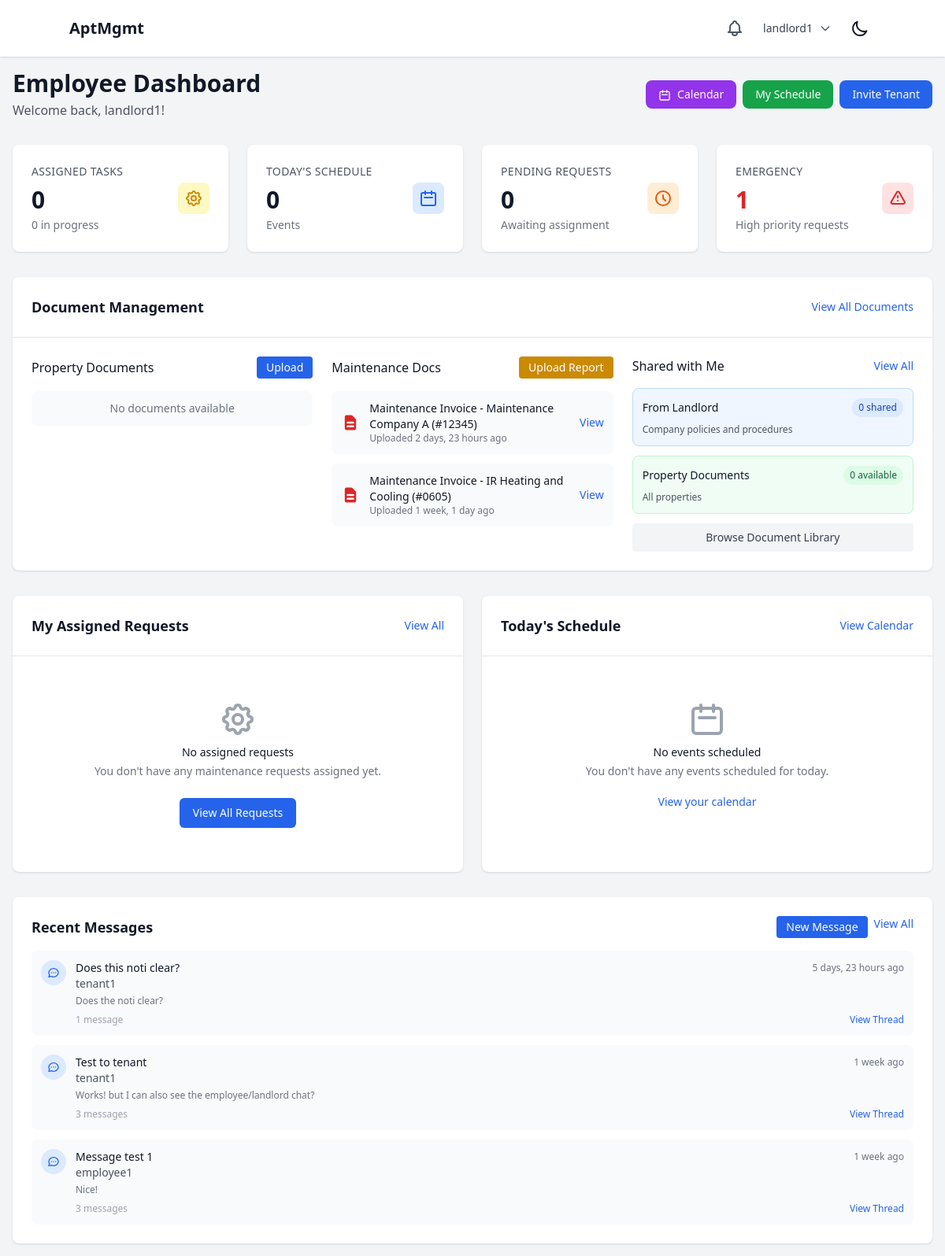
Before: /dashboard/employee/ (signed in) with the older database file.
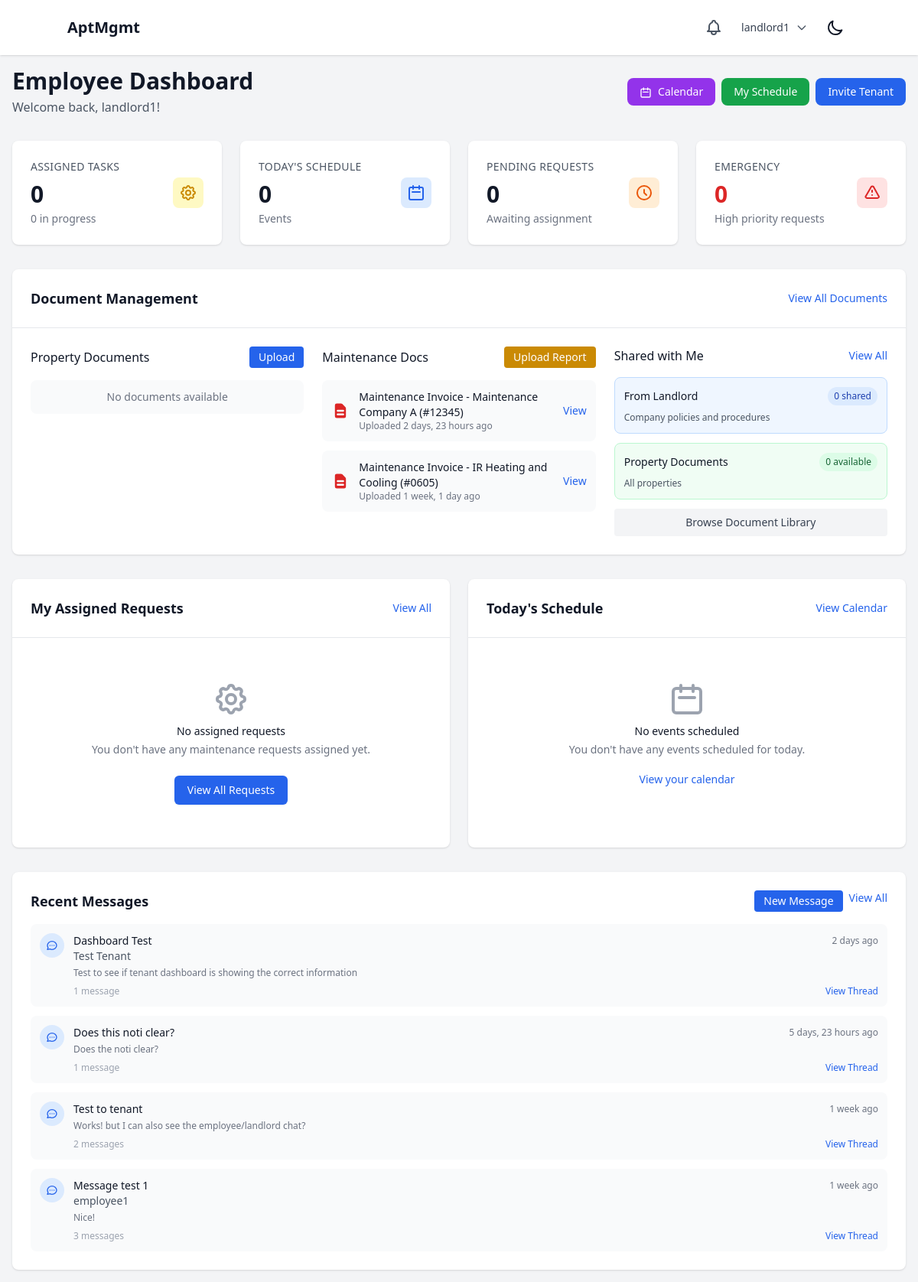
After: the same page with the newer database file.
### documents/models.py (models this page shows, shortened)
class Document(models.Model):
    class AccessLevel(models.TextChoices):
        COMPANY = "COMPANY", "Company-wide"
        PROPERTY = "PROPERTY", "Property-specific"
        UNIT = "UNIT", "Unit-specific"
        PRIVATE = "PRIVATE", "Private (specific users)"
    title = models.CharField(max_length=255)
    description = models.TextField(blank=True)
    file = models.FileField(upload_to=document_upload_path)
    original_filename = models.CharField(max_length=255)
    file_size = models.PositiveIntegerField()
    file_type = models.CharField(max_length=100)
    category = models.ForeignKey(DocumentCategory, on_delete=models.SET_NULL, null=True, blank=True)
    company = models.ForeignKey(Company, on_delete=models.CASCADE, related_name="documents")
    property = models.ForeignKey(Property, on_delete=models.CASCADE, related_name="documents", null=True, blank=True)
    unit = models.ForeignKey(ApartmentUnit, on_delete=models.CASCADE, related_name="documents", null=True, blank=True)
    access_level = models.CharField(max_length=20, choices=AccessLevel.choices, default=AccessLevel.COMPANY)
    allowed_users = models.ManyToManyField(User, related_name="accessible_documents", blank=True)
    allowed_roles = models.JSONField(default=list, blank=True)  # List of role strings
    uploaded_by = models.ForeignKey(User, on_delete=models.CASCADE, related_name="uploaded_documents")
    created_at = models.DateTimeField(auto_now_add=True)
    updated_at = models.DateTimeField(auto_now=True)
    is_active = models.BooleanField(default=True)
    class Meta:
        ordering = ['-created_at']
        indexes = [
            models.Index(fields=['company', 'access_level']),
            models.Index(fields=['property']),
            models.Index(fields=['created_at']),
        ]

### communication/models.py (models this page shows, shortened)
class MessageThread(models.Model):
    id = models.UUIDField(primary_key=True, default=uuid.uuid4, editable=False)
    participants = models.ManyToManyField(User, related_name="message_threads")
    subject = models.CharField(max_length=200, blank=True)
    created_at = models.DateTimeField(auto_now_add=True)
    updated_at = models.DateTimeField(auto_now=True)
    class Meta:
        ordering = ['-updated_at']
    @property
    def last_message(self):
        return self.messages.first()

class Message(models.Model):
    id = models.UUIDField(primary_key=True, default=uuid.uuid4, editable=False)
    thread = models.ForeignKey(MessageThread, on_delete=models.CASCADE, related_name="messages")
    sender = models.ForeignKey(User, on_delete=models.CASCADE, related_name="sent_messages")
    content = models.TextField()
    created_at = models.DateTimeField(auto_now_add=True)
    is_edited = models.BooleanField(default=False)
    edited_at = models.DateTimeField(null=True, blank=True)
    class Meta:
        ordering = ['-created_at']

### users/models.py (models this page shows, shortened)
class User(AbstractUser):
    class Role(models.TextChoices):
        SUPERUSER = "SUPERUSER", "Superuser"
        LANDLORD = "LANDLORD", "Landlord"
        EMPLOYEE = "EMPLOYEE", "Employee"
        TENANT = "TENANT", "Tenant"
    role = models.CharField(max_length=50, choices=Role.choices)
    company = models.ForeignKey(Company, on_delete=models.CASCADE, related_name="users", null=True, blank=True)
    property = models.ForeignKey(Property, on_delete=models.SET_NULL, related_name="users", null=True, blank=True)
    apartment_unit = models.ForeignKey('properties.ApartmentUnit', on_delete=models.SET_NULL, null=True, blank=True, related_name="tenant")
    phone_number = models.CharField(max_length=20, blank=True, null=True)
    emergency_contact_name = models.CharField(max_length=100, blank=True, null=True)
    emergency_contact_phone = models.CharField(max_length=20, blank=True, null=True)
    emergency_contact_relationship = models.CharField(max_length=50, blank=True, null=True)

### core/views.py (the view)
# urls.py: path("dashboard/employee/", employee_dashboard, name="employee_dashboard"),
@login_required
def employee_dashboard(request):
    if not request.user.company:
        messages.error(request, "You must be assigned to a company to access the dashboard.")
        return redirect("core:login")
    accessible_documents = Document.objects.filter(
        company=request.user.company,
        is_active=True
    )
    if request.user.property:
        property_documents = accessible_documents.filter(
            Q(access_level=Document.AccessLevel.COMPANY) |
            Q(access_level=Document.AccessLevel.PROPERTY, property=request.user.property) |
            Q(allowed_users=request.user)
        ).distinct()
    else:
        property_documents = accessible_documents.filter(
            Q(access_level=Document.AccessLevel.COMPANY) |
            Q(allowed_users=request.user)
        ).distinct()
    employee_uploads = accessible_documents.filter(
        uploaded_by=request.user
    ).order_by('-created_at')[:5]
    shared_documents = DocumentShare.objects.filter(
        shared_with=request.user
    ).order_by('-created_at')[:5]
    landlord_shared = DocumentShare.objects.filter(
        shared_with=request.user,
        shared_by__role='LANDLORD'
    ).count()
    if request.user.property:
        property_doc_count = accessible_documents.filter(
            property=request.user.property
        ).count()
    else:
        property_doc_count = 0
    employee_maintenance_requests = MaintenanceRequest.objects.filter(
        property__company=request.user.company
    )
    if request.user.property:
        employee_maintenance_requests = employee_maintenance_requests.filter(
            property=request.user.property
        )
    assigned_to_me = employee_maintenance_requests.filter(assigned_to=request.user).count()
    pending_assignments = employee_maintenance_requests.filter(
        status='SUBMITTED',
        assigned_to__isnull=True
    ).count()
    in_progress_assigned = employee_maintenance_requests.filter(
        assigned_to=request.user,
        status='IN_PROGRESS'
    ).count()
    emergency_requests = employee_maintenance_requests.filter(priority='EMERGENCY').count()
    my_assigned_requests = employee_maintenance_requests.filter(
        assigned_to=request.user
    ).order_by('-created_at')[:5]
    recent_message_threads = MessageThread.objects.filter(
        participants=request.user
    ).prefetch_related('participants', 'messages').order_by('-updated_at')[:5]
    today = timezone.localtime().date()
    today_start = timezone.make_aware(timezone.datetime.combine(today, timezone.datetime.min.time()))
    today_end = timezone.make_aware(timezone.datetime.combine(today, timezone.datetime.max.time()))
    todays_events_query = CalendarEvent.objects.filter(
        assigned_to=request.user,
        start_datetime__gte=today_start,
        start_datetime__lte=today_end,
        is_cancelled=False
    ).select_related('property', 'apartment_unit', 'maintenance_request')
    if request.user.property:
        todays_events_query = todays_events_query.filter(property=request.user.property)
    todays_events = todays_events_query.order_by('start_datetime')
    todays_events_count = todays_events.count()
    todays_events_sample = todays_events[:3]
    context = {
        'employee_uploads': employee_uploads,
        'shared_documents': shared_documents,
        'property_documents': property_documents[:5],  # Limit for display
        'landlord_shared_count': landlord_shared,
        'property_doc_count': property_doc_count,
        'total_accessible': property_documents.count(),
        'user_property': request.user.property,
        'assigned_to_me': assigned_to_me,
        'pending_assignments': pending_assignments,
        'in_progress_assigned': in_progress_assigned,
        'emergency_requests': emergency_requests,
        'my_assigned_requests': my_assigned_requests,
        'recent_message_threads': recent_message_threads,
        'todays_events_count': todays_events_count,
        'todays_events_sample': todays_events_sample,
    }
    return render(request, "dashboards/employee.html", context)

### core/context_processors.py (called while the page is built)
def notifications(request):
    if request.user.is_authenticated:
        unread_notifications = Notification.objects.filter(
            recipient=request.user,
            is_read=False
        ).order_by('-created_at')
        recent_unread_notifications = unread_notifications[:5]
        return {
            'unread_notifications_count': unread_notifications.count(),
            'recent_notifications': recent_unread_notifications,
            'has_unread_notifications': unread_notifications.exists(),
        }
    return {
        'unread_notifications_count': 0,
        'recent_notifications': [],
        'has_unread_notifications': False,
    }

### core/templates/dashboards/employee.html (shortened to what the changed rows need)
{% extends "base.html" %}
{% block content %}
<div class="container mx-auto max-w-7xl">
    <div class="flex flex-col sm:flex-row justify-between items-start sm:items-center mb-8 space-y-4 sm:space-y-0">
        <div>
            <h1 class="text-3xl font-bold text-gray-900 dark:text-white">Employee Dashboard</h1>
        </div>
    </div>
    <div class="grid grid-cols-1 md:grid-cols-2 lg:grid-cols-4 gap-6 mb-8">
        <a href="{% url 'core:employee_emergency_requests_detail' %}" class="block bg-white dark:bg-gray-800 rounded-lg shadow p-6 cursor-pointer hover:shadow-lg transition-shadow duration-200">
            <div class="flex items-center">
                <div class="flex-1">
                    <p class="text-sm font-medium text-gray-600 dark:text-gray-400 uppercase tracking-wide">Emergency</p>
                    <p class="mt-2 text-3xl font-bold text-red-600 dark:text-red-400">{{ emergency_requests }}</p>
                    <p class="mt-1 text-sm text-gray-500 dark:text-gray-400">High priority requests</p>
                </div>
            </div>
        </a>
    </div>
    <div class="bg-white dark:bg-gray-800 rounded-lg shadow mb-8">
        <div class="p-6">
            <div class="grid grid-cols-1 lg:grid-cols-3 gap-6">
                <div>
                    <div class="space-y-3">
                        {% for document in employee_uploads %}
                            <div class="flex items-center justify-between p-3 bg-gray-50 dark:bg-gray-700 rounded-lg">
                                <div class="flex items-center space-x-3">
                                    <div class="flex-shrink-0">
                                        {% if document.file_type == 'application/pdf' %}
                                            <svg class="w-6 h-6 text-red-600" fill="currentColor" viewBox="0 0 20 20">
                                                <path fill-rule="evenodd" d="M4 4a2 2 0 012-2h4.586A2 2 0 0112 2.586L15.414 6A2 2 0 0116 7.414V16a2 2 0 01-2 2H6a2 2 0 01-2-2V4zm2 6a1 1 0 011-1h6a1 1 0 110 2H7a1 1 0 01-1-1zm1 3a1 1 0 100 2h6a1 1 0 100-2H7z" clip-rule="evenodd"></path>
                                            </svg>
                                        {% elif 'image' in document.file_type %}
                                            <svg class="w-6 h-6 text-green-600" fill="currentColor" viewBox="0 0 20 20">
                                                <path fill-rule="evenodd" d="M4 3a2 2 0 00-2 2v10a2 2 0 002 2h12a2 2 0 002-2V5a2 2 0 00-2-2H4zm12 12H4l4-8 3 6 2-4 3 6z" clip-rule="evenodd"></path>
                                            </svg>
                                        {% endif %}
                                    </div>
                                    <div>
                                        <p class="text-sm font-medium text-gray-900 dark:text-white">{{ document.title }}</p>
                                        <p class="text-xs text-gray-500 dark:text-gray-400">Uploaded {{ document.created_at|timesince }} ago</p>
                                    </div>
                                </div>
                                <a href="{% url 'documents:detail' document.id %}" class="text-blue-600 dark:text-blue-400 hover:underline text-sm">View</a>
                            </div>
                        {% empty %}
                            <div class="p-3 bg-gray-50 dark:bg-gray-700 rounded-lg text-center">
                                <p class="text-sm text-gray-500 dark:text-gray-400">No documents uploaded yet</p>
                                <a href="{% url 'documents:upload' %}" class="text-blue-600 dark:text-blue-400 hover:underline text-sm">Upload your first report</a>
                            </div>
                        {% endfor %}
                    </div>
                </div>
            </div>
        </div>
    </div>
    <div class="grid grid-cols-1 lg:grid-cols-1 gap-6">
        <div class="bg-white dark:bg-gray-800 rounded-lg shadow p-6">
            <div class="space-y-3">
                {% if recent_message_threads %}
                    {% for thread in recent_message_threads %}
                        <div class="flex items-start space-x-3 p-3 bg-gray-50 dark:bg-gray-700 rounded-lg">
                            <div class="flex-shrink-0">
                                <div class="w-8 h-8 bg-blue-100 dark:bg-blue-900 rounded-full flex items-center justify-center">
                                </div>
                            </div>
                            <div class="flex-1">
                                <div class="flex items-center justify-between">
                                    <p class="text-sm font-medium text-gray-900 dark:text-white">{{ thread.subject|default:"No Subject" }}</p>
                                    <div class="flex items-center space-x-2">
                                        <span class="text-xs text-gray-500 dark:text-gray-400">{{ thread.updated_at|timesince }} ago</span>
                                    </div>
                                </div>
                                <p class="text-sm text-gray-600 dark:text-gray-400">
                                    {% for participant in thread.participants.all %}
                                        {% if participant != user %}{{ participant.get_full_name|default:participant.username }}{% if not forloop.last %}, {% endif %}{% endif %}
                                    {% endfor %}
                                </p>
                                {% if thread.last_message %}
                                    <p class="text-xs text-gray-500 dark:text-gray-500 mt-1">{{ thread.last_message.content|truncatechars:80 }}</p>
                                {% endif %}
                                <div class="flex items-center justify-between mt-2">
                                    <span class="text-xs text-gray-400">{{ thread.messages.count }} message{{ thread.messages.count|pluralize }}</span>
                                    <a href="{% url 'communication:thread_detail' thread_id=thread.id %}" class="text-blue-600 dark:text-blue-400 hover:underline text-xs">View Thread</a>
                                </div>
                            </div>
                        </div>
                    {% endfor %}
                {% endif %}
            </div>
        </div>
    </div>
</div>
{% endblock %}

Changed rows visible on the page:
removed User: get_full_name "tenant1"
added MessageThread: subject "Dashboard Test", updated_at "2 days", last_message.content "Test to see if tenant dashboard is showing the correct information", messages.count "1"
now on this page (row edited): User: get_full_name "Test Tenant", shown under "Dashboard Test"
computed for MessageThread "Test to tenant": messages.count "3" → "2"
Other visible differences:
{{ emergency_requests }}: "1" → "0"
